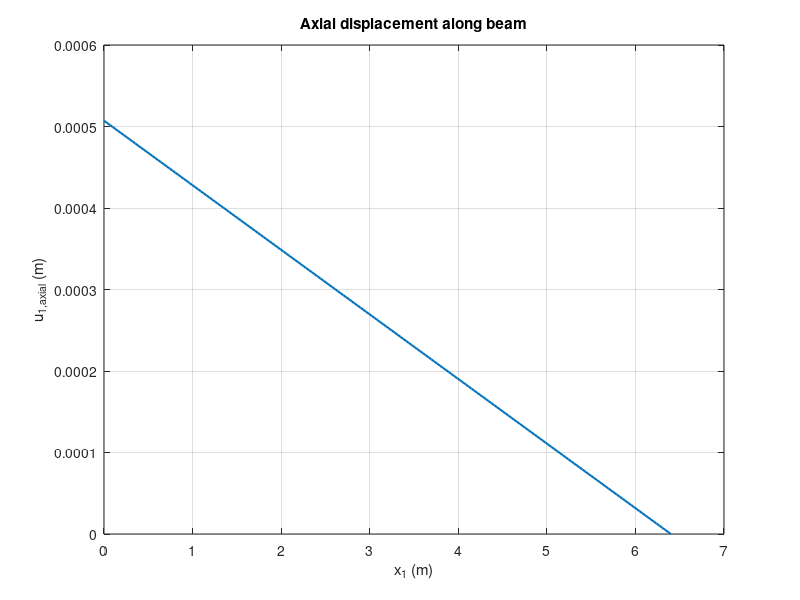

Write MATLAB code to recreate this figure.
% Project 2 - EAE 135
% Team 20
% DUE: 02/24/26

F = 726000;         % max thrust of first stage (N)
rocket_diam = 1.28;        % rocket diameter (m)
prop_diam = 1.18;      % propellant diameter (m)
AoA = 20;           % angle of attack (deg)
length = 5*rocket_diam;         % rocket length (m)
thickness_oneLayer = 6.25e-3;        % thickness of one layer of carbon epoxy (m)
cpcg = rocket_diam;        % distance btwn cp-cg (m)
P = 600000;         % net axial force on O (N)
W = 8500;           % weight of rocket (kg)
lift = 1400000;     % lift force (N)
FoS = 1.25;         % safety factor

% AS4/Epoxy properties
rho = 1522.3948;            % density (kg/m^3)
E11 = 21.5*6.895e9;         % longitudinal modulus (Pa)
E22 = 1.46*6.895e9;         % transverse modulus (Pa)
v12 = 0.30;                 % major Poisson's ratio
G12 = 0.81*6.895e9;         % shear modulus (Pa)
tens_ax = 310*6.895e6;      % axial tensile strength (Pa)
comp_ax = -184*6.895e6;     % axial compressive strength (Pa)
tens_trav = 7.75*6.895e6;   % transverse tensile strength (Pa)
comp_trav = -24.4*6.895e6;  % transverse compressive strength (Pa)
strain_tens_ax = 0.014;     % axial tensile failure strain
strain_comp_ax = -0.01;     % axial compressive failure strain

% Axial Stress/Displacement
A = pi*(rocket_diam/2)^2 - pi*(prop_diam/2)^2;  % cross-sectional area of the case (m^2)

E0  = E11;
E90 = E22;
E45 = 1/(1/E11 + 1/E22);
Eeff = (2*E0 + 4*E45 + 2*E90)/8;        % Simple effective modulus for [0/+45/-45/90]s *idk maybe*

P_tot = P - lift*sin(AoA);
u1_axial = @(x1) (P_tot/(Eeff*A))*(x1 - length);

u_left = u1_axial(0);       % max magnitude
u_right = u1_axial(length);      % fixed end

x1 = linspace(0, length, 200);
u_axial = u1_axial(x1);

figure;
plot(x1, u_axial, 'LineWidth', 1.5); grid on;
xlabel('x_1 (m)'); ylabel('u_{1,axial} (m)');
title('Axial displacement along beam');
